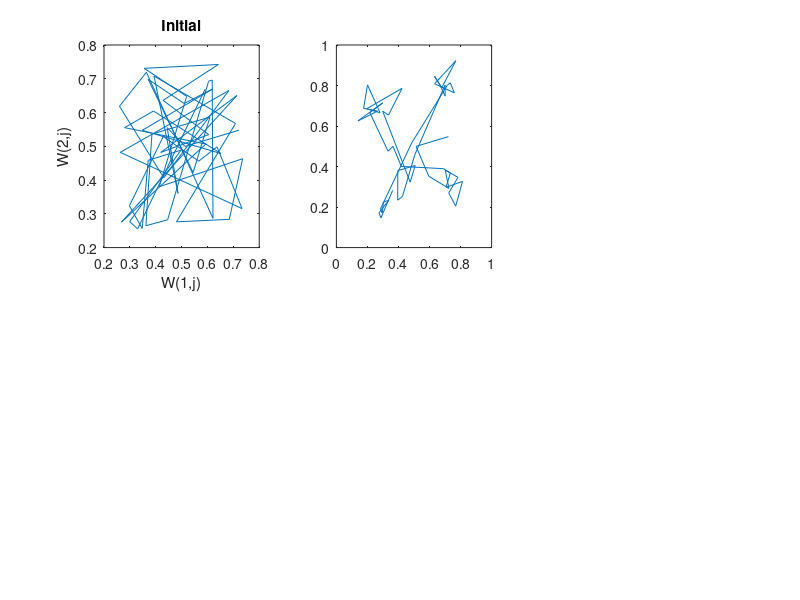

Write MATLAB code to recreate this figure. (Note: this script raises an error after producing the figure.)
%Raiid Ahmed Midterm Question 4

%Kohonen 1-D Lattice
%2-D Randomized inputs

clc
clear

load('CMPEN497_MT_Data_Q4.mat')

%Initialize training set

x = SOM_Data;

%Initialize weights

w = rand(2,50);
w = w * .5 + .25;

%Initialize learning rates

alpha_step = (.5-.01)/99;
alpha = .5:-alpha_step:.01;

%Initialize radii

R_step = (5 - 1)/4999;
Radius = 5:-R_step:1;

D = zeros(1,length(w(1,:)));
iter_alpha = 1;
iter_R = 1;

%Intial plot

iter_plot = 1;
subplot(2,3,iter_plot)
    plot(w(1,:),w(2,:))
        title('Initial')
        xlabel('W(1,j)')
        ylabel('W(2,j)')
        
%Training algorithm

for epoch = 1:50
    order = randperm(length(x(:,1)));
        R = round(Radius(iter_R));
        for input = order
            a = alpha(iter_alpha);
            x_in = x(input,:).';
            
            for j = 1:length(w(1,:))
                D(j) = sum(((w(:,j) - x_in).^2));
            end
            
            [Winner_Val, J] = min(D);

            w(:,J) = w(:,J) + a*(x_in - w(:,J));
            
            for neighbor = (J - R):(J + R)
                if neighbor <= 50 && neighbor >= 1
                    w(:,(neighbor)) = w(:,(neighbor)) + a*(x_in - w(:,(neighbor)));
                end
            end
            
            iter_alpha = iter_alpha + 1;
            iter_R = iter_R + 1;
            
            %Plotting
            
            if iter_R == 10 || iter_R == 50 || iter_R == 100 || iter_R == 1000 || iter_R == 5000
                iter_plot = iter_plot + 1; 
                subplot(2,3,iter_plot)
                    plot(w(1,:),w(2,:))
                    title("Iteration " + num2str(iter_R))
                    xlabel('W(1,j)')
                    ylabel('W(2,j)')
            end
        end
    iter_alpha = 1;
end







